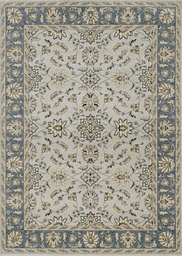
#> input picture job/RM-ImageDetection-custom_rug2/RM-ImageDetection-custom_rug2/custom_color/input/m44.jpg, 182 x 256 px, shrunk from 604 x 851 before the run
$ python main1.py
#> lines starting #> are read from the running program, lines starting #| are printed output that depends on the picture; after the words box and inside, x2 and y2 are one past the last pixel; in counts of white or black regions, pixels touching at a corner belong together
#> further down, imag is the input picture: shape (256, 182, 3); mean B, G, R 140.9, 153.4, 157.5
### job/RM-ImageDetection-custom_rug2/RM-ImageDetection-custom_rug2/custom_color/functions/func.py
import numpy as np


def crop(img):
    l1, w1, ch = np.shape(img)
#> l1 = 256; w1 = 182; ch = 3
    k =0
    t =0
    k1 =0
    t1 =0
    for i in range(0,int(w1/2)):
        if img[int(l1/2),i,0]!=255 or  img[int(l1/2),i,1]!=255 or  img[int(l1/2),i,2]!=255:
            k = i
            #print(k)
            break
    for i in range(0,int(l1/2)):
        if img[i,int(w1/2),0]!=255 or  img[i,int(w1/2),1]!=255 or  img[i,int(w1/2),2]!=255:
            t = i
            #print(t)
            break

    for i in range(1,int(w1/2)):
        if img[int(l1/2),w1-i,0]!=255 or  img[int(l1/2),w1-i,1]!=255 or  img[int(l1/2),w1-i,2]!=255:
            k1 = w1-i-1
            #print(k1)
            break
    for i in range(1,int(l1/2)):
        if img[l1-i,int(w1/2),0]!=255 or  img[l1-i,int(w1/2),1]!=255 or  img[l1-i,int(w1/2),2]!=255:
            t1 = l1-i-1
            #print(t1)
            break
    img2 = img[t:t1,k:k1,:]
    return img2

def maxRepeating(img, num):
    count = np.zeros([num])
    for i in range(0, 9):
        for j in range(0, num):
            if img[i]==j:
                count[j]= count[j]+1


    result = max(count)
    ind  = np.argmax(count)
    return result, ind

def enhancing(img, clus_num):
    vec = np.zeros([3,3])
    l1, w1 = np.shape(img)
    for i in range(1,l1-1):
        for j in range(1, w1-1):
            vec[:,:] = img[i-1:i+2,j-1:j+2]
            vec1 = vec.reshape((9))
            result, ind = maxRepeating(vec1,   clus_num)
            if result > 3:
                img[i,j] = ind
    return img

def dist1(x,y):
    z = np.sqrt((x[0]-y[0])**2 +(x[1]-y[1])**2+ (x[2]-y[2])**2)
    return z
def dist(x,y):
    z = np.sqrt((x[0]-y[0])**2 +(x[1]-y[1])**2)
    return z
def dist2(x,y):
    z = np.sqrt((x[0]-y[0])**2)
    return z

### job/RM-ImageDetection-custom_rug2/RM-ImageDetection-custom_rug2/custom_color/functions/colorgram.py
# -*- coding: utf-8 -*-

from __future__ import unicode_literals
from __future__ import division

import array
from collections import namedtuple
from PIL import Image

import sys
if sys.version_info[0] <= 2:
    range = xrange
    ARRAY_DATATYPE = b'l'
else:
    ARRAY_DATATYPE = 'l'

Rgb = namedtuple('Rgb', ('r', 'g', 'b'))
Hsl = namedtuple('Hsl', ('h', 's', 'l'))

class Color(object):
    def __init__(self, r, g, b, proportion):
        self.rgb = Rgb(r, g, b)
        self.proportion = proportion

    def __repr__(self):
        return "<colorgram.py Color: {}, {}%>".format(
            str(self.rgb), str(self.proportion * 100))

    # [142 lines left out: functions hsl, extract, extract1, sample, pick_used, get_colors and 1 more, not called in this run]

# Useful snippet for testing values:
# print "Pixel #{}".format(str(y * width + x))
# print "h: {}, s: {}, l: {}".format(str(h), str(s), str(l))
# print "R: {}, G: {}, B: {}".format(str(r), str(g), str(b))
# print "Y: {}".format(str(Y))
# print "Packed: {}, binary: {}".format(str(packed), bin(packed)[2:])
# print

# And on the JS side:
# var Y = ~~(img.data[i] * 0.2126 + img.data[i + 1] * 0.7152 + img.data[i + 2] * 0.0722);
# console.log("Pixel #" + i / img.channels);
# console.log("h: " + h[0] + ", s: " + h[1] + ", l: " + h[2]);
# console.log("R: " + img.data[i] + ", G: " + img.data[i + 1] + ", B: " + img.data[i + 2]);
# console.log("Y: " + Y);
# console.log("Packed: " + v + ", binary: " + (v >>> 0).toString(2));
# console.log();

### job/RM-ImageDetection-custom_rug2/RM-ImageDetection-custom_rug2/custom_color/main1.py
# -*- coding: utf-8 -*-
"""
Created on Mon Jan 28 22:41:57 2019

@author: mojdeh
"""

import numpy as np
import cv2
import PIL
from PIL import Image
import matplotlib.pyplot as plt
from functions.EnhanceImage import enhancing
from sklearn.cluster import KMeans
from functions.crop_func import crop
from scipy import ndimage
from functions.func import dist, crop, enhancing, dist1, dist2
import colorgram
############################################### Reading Image
name_nat = 'm44.jpg'
name =  'input/'+name_nat
imag = cv2.imread(name)
imag1 = crop(imag)
imag2 =  imag1[10:-10,10:-10,:]
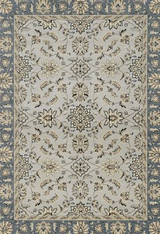
#> imag2: shape (234, 160, 3); mean B, G, R 141.8, 154.4, 158.5
img =  cv2.cvtColor(imag2, cv2.COLOR_BGR2RGB)
plt.imshow(img)
plt.show()
#########################################Cluster First Color
im = Image.open(name)
x =max(im.getcolors(im.size[0]*im.size[1]))
#> x = (80, (192, 189, 180))

cl = im.getcolors(im.size[0]*im.size[1])
#> cl = 11575 items
cl1 =sorted(cl, reverse=True)
#> cl1 = 11575 items
if x[1]==(255,255,255):
    x = cl1[1]
thresh = 30

if x[1][0]<50 and x[1][1]<50 and x[1][2]<50 :
    color1 = np.zeros([2,2,3])
    color1[:,:,0] =x[1][0]
    color1[:,:,1] =x[1][1]
    color1[:,:,2] =x[1][2]
    plt.imshow(color1.astype(int))
    plt.show()
    print('rgb')
    color12 = np.zeros([3])
    color12[0] =x[1][0]
    color12[1] =x[1][1]
    color12[2] =x[1][2]
    imgH =  cv2.cvtColor(img, cv2.COLOR_RGB2HSV)
    img21 = np.zeros([img.shape[0] , img.shape[1]])
    img1 = np.copy(imgH)
    for i in range(0,img.shape[0]):
        for j in range(0,img.shape[1]):
            if dist1(color12, img[i,j,:])<thresh:
                img21[i,j]=1

else :
    imgH =  cv2.cvtColor(img, cv2.COLOR_RGB2HSV)
#> imgH: shape (234, 160, 3); mean H, S, V 28.8, 29.3, 159.2
    im = Image.fromarray(imgH)
    cv2.imwrite('hsv/imgh.png',imgH)
    name1 = 'hsv/imgh.png'
    imgH1 =cv2.cvtColor(imgH, cv2.COLOR_BGR2RGB)
#> imgH1: shape (234, 160, 3); mean H, S, V 159.2, 29.3, 28.8
    img1 = np.copy(imgH)
    #im = Image.open(name1)
    x =max(im.getcolors(im.size[0]*im.size[1]))
#> x = (80, (23, 16, 192))
    cl = im.getcolors(im.size[0]*im.size[1])
#> cl = 10374 items
    cl1 =sorted(cl, reverse=True)
#> cl1 = 10374 items
    #x = cl1[3]
    color1 = np.zeros([2,2,3])
    color1[:,:,0] =x[1][0]
    color1[:,:,1] =x[1][1]
    color1[:,:,2] =x[1][2]
    plt.imshow(color1.astype(int))
    plt.show()
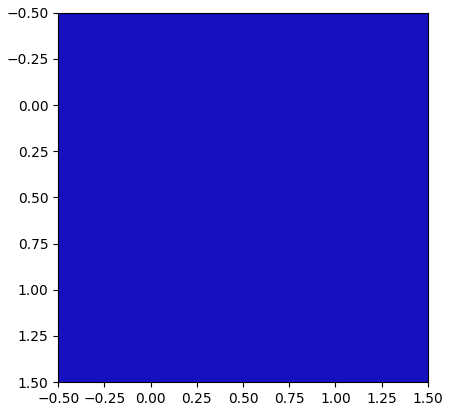
#> figure drawn by matplotlib, 1 panel
    print('hsv')
    color12 = np.zeros([3])
    color12[0] =x[1][0]
    color12[1] =x[1][1]
    color12[2] =x[1][2]
    img21 = np.zeros([img.shape[0] , img.shape[1]])
    for i in range(0,img.shape[0]):
        for j in range(0,img.shape[1]):
            if dist1(color12, imgH[i,j,:])<thresh:
                img21[i,j]=1
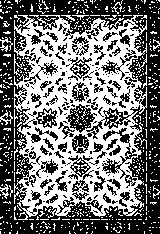
#> img21: shape (234, 160) float64; values 0 (black) and 1 (white), 45.9% white; 645 white regions (623 under 20 px), largest, box (x1, y1, x2, y2) and area: (14, 15, 147, 218) 14251, (0, 37, 13, 52) 68, (0, 110, 13, 125) 63
model2 =enhancing(img21, 2)
#> after the loop in enhancing, `for i in range(1,l1-1):`: img: shape (234, 160) float64; values 0 (black) and 1 (white), 42.9% white; 111 white regions (106 under 20 px), largest, box (x1, y1, x2, y2) and area: (15, 15, 146, 217) 15618, (0, 187, 8, 198) 49, (67, 15, 75, 21) 22, (0, 39, 9, 43) 21, (0, 117, 8, 124) 21
###########################################Change First Color
for i in range(0,img.shape[0]):
    for j in range(0,img.shape[1]):
        if model2[i,j]==1:
            imgH[i,j,0] =10
            imgH[i,j,1] =80
            if imgH[i,j,2]<50:
                imgH[i,j,2] =170
#> imgH: shape (234, 160, 3); mean H, S, V 23.1, 53.7, 159.2
imgN2 =  cv2.cvtColor(imgH, cv2.COLOR_HSV2RGB)
plt.imshow(imgN2)
plt.show()
imgN2=cv2.cvtColor(imgN2, cv2.COLOR_BGR2RGB)
name_out = 'output/'+name_nat
cv2.imwrite(name_out,imgN2)
img1 = np.copy(img)
############################################Sec
for i in range(0,img.shape[0]):
    for j in range(0,img.shape[1]):
        if model2[i,j]==1:
             img1[i,j,:] = [0,0,0]
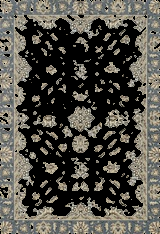
#> img1: shape (234, 160, 3); mean R, G, B 81.2, 78.7, 71.4
new_im = Image.fromarray(img1)
color_group = 4
colorsG =  colorgram.extract(new_im, color_group)
#> the loop in get_colors, `for count, index in used[:number_of_colors]:` made 4 passes
#> the loop in get_colors, `for color in colors:` made 4 passes
color_centre1 = np.zeros([2,3])
color_zero = np.zeros([3])
for i in range(0,color_group):
    a = colorsG[i]
    color_centre1[0,0] = a.rgb.r
    color_centre1[0,1] = a.rgb.g
    color_centre1[0,2] = a.rgb.b
    if dist1(color_centre1[0,:], color_zero)>thresh:
        print(i)
        i = color_group
        break
a = colorsG[2]
color_centre1[1,0] = a.rgb.r
color_centre1[1,1] = a.rgb.g
color_centre1[1,2] = a.rgb.b

for i in range(0,img.shape[0]):
    for j in range(0,img.shape[1]):
        if model2[i,j]==0:
            temp =thresh + 30
            index = 0
            for ch in range(0,2):
                if dist1( color_centre1[ch,:],img1[i,j,:])< temp:
                    temp = dist1( color_centre1[ch,:],img1[i,j,:])
                    index = ch+2
            model2[i,j] = index
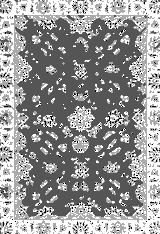
#> model2: shape (234, 160) float64; min 0, max 3, mean 1.77; drawn with min black and max white
model3 =enhancing(model2, 4)
#> call 2 of enhancing, with clus_num = 4
#> after the loop in enhancing (call 2), `for i in range(1,l1-1):`:
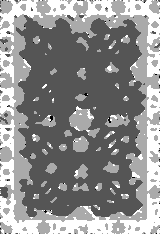
#> img: shape (234, 160) float64; min 0, max 3, mean 1.69; drawn with min black and max white
#model2 =enhancing(img21, color_group)

for i in range(0,img.shape[0]):
    for j in range(0,img.shape[1]):
        if model3[i,j] == 3:
            imgH[i,j,0] =10
            imgH[i,j,1] =200
#> imgH: shape (234, 160, 3); mean H, S, V 14.8, 87.4, 159.2
            #img[i,j,2] =170
for i in range(0,img.shape[0]):
    for j in range(0,img.shape[1]):
        if model3[i,j] == 2:
            imgH[i,j,0] =70
            imgH[i,j,1] =100
#> imgH: shape (234, 160, 3); mean H, S, V 29.3, 105.8, 159.2
imgN2 =  cv2.cvtColor(imgH, cv2.COLOR_HSV2RGB)
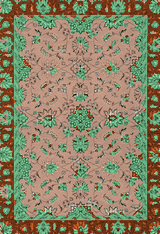
#> imgN2: shape (234, 160, 3); mean R, G, B 140, 130.3, 102.3
plt.imshow(imgN2)
plt.show()

imgN2=cv2.cvtColor(imgN2, cv2.COLOR_BGR2RGB)
name_out = 'output/'+name_nat
cv2.imwrite(name_out,imgN2)

$ run again, with job/RM-ImageDetection-custom_rug2/RM-ImageDetection-custom_rug2/custom_color/input/m1.jpg copied over job/RM-ImageDetection-custom_rug2/RM-ImageDetection-custom_rug2/custom_color/input/m44.jpg
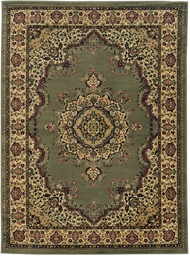
#> input picture job/RM-ImageDetection-custom_rug2/RM-ImageDetection-custom_rug2/custom_color/input/m1.jpg, 190 x 256 px, shrunk from 367 x 494 before the run
#> imag is the input picture: shape (256, 190, 3); mean B, G, R 75.9, 101.6, 116.4
#> `x =max(im.getcolors(im.size[0]*im.size[1]))`: x = (66, (255, 255, 253))
#> `cl = im.getcolors(im.size[0]*im.size[1])`: cl = 22945 items
#> imgH1: shape (234, 168, 3); mean H, S, V 116, 102.8, 19.2
#> `x =max(im.getcolors(im.size[0]*im.size[1]))`: x = (55, (26, 81, 104))
#> `cl = im.getcolors(im.size[0]*im.size[1])`: cl = 20355 items
#> after the loop `for i in range(0,img.shape[0]):`:
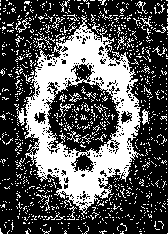
#> img21: shape (234, 168) float64; values 0 (black) and 1 (white), 33.5% white; 1022 white regions (995 under 20 px), largest, box (x1, y1, x2, y2) and area: (14, 15, 144, 217) 9171, (142, 109, 149, 125) 68, (59, 103, 74, 117) 49
#> the loop in get_colors, `for count, index in used[:number_of_colors]:` made 4 passes
#> the loop in get_colors, `for color in colors:` made 4 passes
#> `imgN2 =  cv2.cvtColor(imgH, cv2.COLOR_HSV2RGB)`:
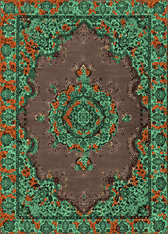
#> imgN2: shape (234, 168, 3); mean R, G, B 91.3, 98.1, 72
